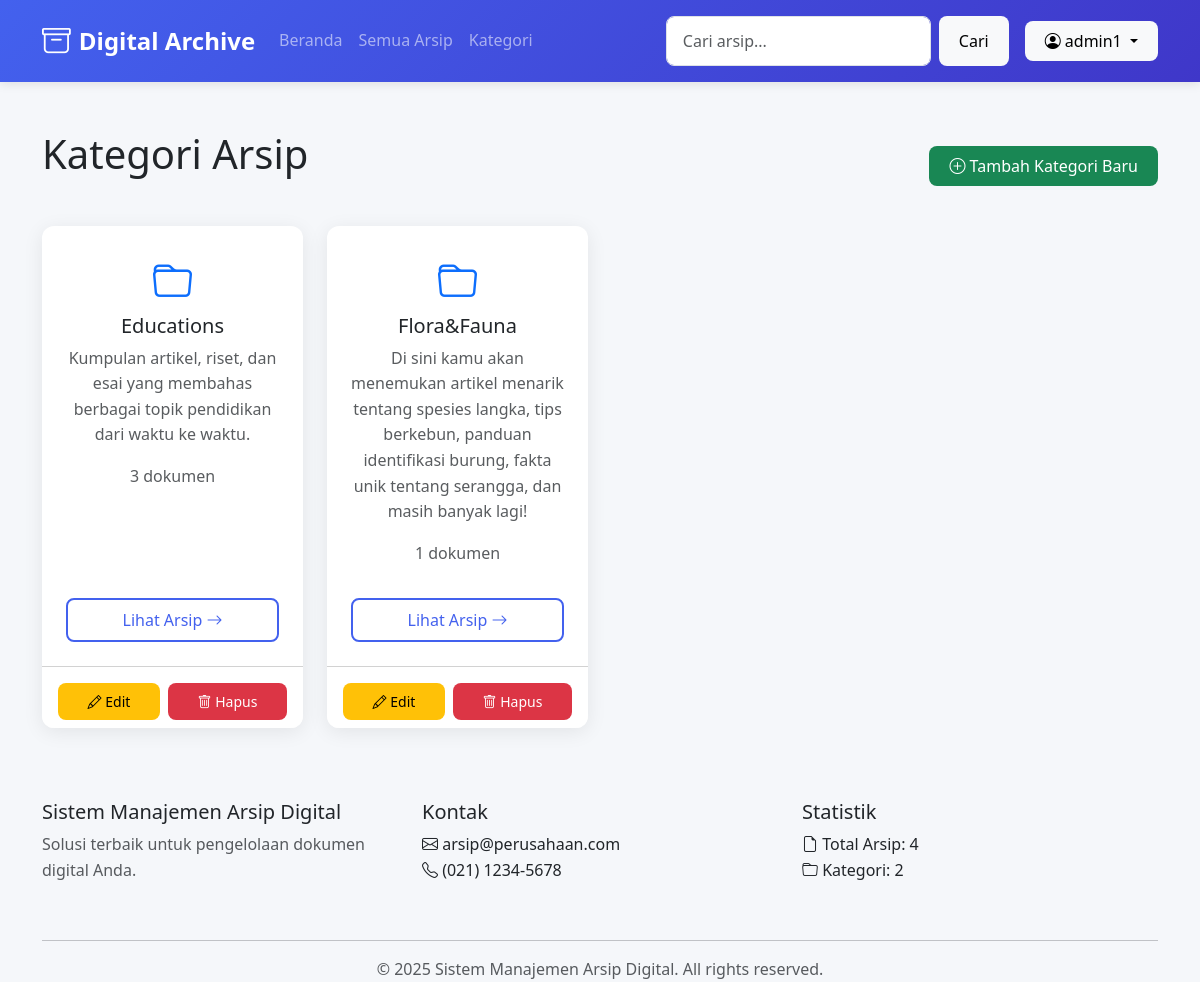
Page /kategori/ (signed in) on the committed database.
### arsip/models.py (models this page shows, shortened)
class Kategori(models.Model):
    nama = models.CharField(max_length=100, unique=True)
    deskripsi = models.TextField(blank=True, null=True)

### arsip/views.py (the view)
# urls.py: path('kategori/', views.kategori_list, name='kategori_list'),
def kategori_list(request):
    kategori = Kategori.objects.all().annotate(
        jumlah_arsip=Count('arsip')
    ).order_by('nama')
    return render(request, 'arsip/kategori_list.html', {
        'kategori_list': kategori
    })

### arsip/views.py (called while the page is built)
def statistik_context(request):
    from .models import Arsip, Kategori
    return {
        'total_arsip': Arsip.objects.count(),
        'total_kategori': Kategori.objects.count(),
    }

### arsip/templates/arsip/kategori_list.html (shortened to what this page needs)
{% extends "arsip/base_arsip.html" %}
{% load static %}
{% block content %}
{% if user.is_authenticated %}
<div class="d-flex justify-content-between align-items-center mb-4">
    <h1 class="mb-4">Kategori Arsip</h1>
    {% if user.profile.role == 'Admin' %}
    <a href="{% url 'arsip:tambah_kategori' %}" class="btn btn-success">
        <i class="bi bi-plus-circle"></i> Tambah Kategori Baru
    </a>
    {% endif %}
</div>
{% endif %}
<div class="row">
    {% for kategori in kategori_list %}
    <div class="col-md-3 mb-4">
        <div class="card text-center h-100">
            <div class="card-body d-flex flex-column justify-content-between">
                <div>
                    <i class="bi bi-folder text-primary fs-1 mb-3"></i>
                    <h5 class="card-title">{{ kategori.nama }}</h5>
                    <p class="card-text text-muted">{{ kategori.deskripsi }}</p>
                    <p class="text-muted">{{ kategori.jumlah_arsip }} dokumen</p>
                </div>
                <div class="mt-3">
                    <a href="{% url 'arsip:arsip_per_kategori' kategori.id %}" class="btn btn-outline-primary w-100">
                        Lihat Arsip <i class="bi bi-arrow-right"></i>
                    </a>
                </div>
            </div>
            {% if user.is_authenticated %}
            <div class="card-footer bg-white d-flex justify-content-center gap-2 pt-3">
              {% if user.profile.role == 'Admin' or user.profile.role == 'Editor' %}
                <a href="{% url 'arsip:edit_kategori' kategori.id %}" class="btn btn-warning btn-sm flex-grow-1">
                    <i class="bi bi-pencil"></i> Edit
                </a>
              {% endif %}
              {% if user.profile.role == 'Admin' %}
                <button type="button" class="btn btn-danger btn-sm flex-grow-1" data-bs-toggle="modal" data-bs-target="#confirmDeleteKategoriModal"
                        data-kategori-id="{{ kategori.id }}"
                        data-kategori-nama="{{ kategori.nama }}"
                        data-delete-url="{% url 'arsip:hapus_kategori' kategori.id %}">
                    <i class="bi bi-trash"></i> Hapus
                </button>
              {% endif %}
            </div>
            {% endif %}
        </div>
    </div>
    {% endfor %}
</div>
{% endblock %}

### arsip/templates/arsip/base_arsip.html (shortened to what this page needs)
<!DOCTYPE html>
<html lang="id">
<head>
    <link href="https://cdn.jsdelivr.net/npm/bootstrap@5.3.0/dist/css/bootstrap.min.css" rel="stylesheet">
    <link rel="stylesheet" href="https://cdn.jsdelivr.net/npm/bootstrap-icons@1.8.0/font/bootstrap-icons.css">
    {% load static %}
    <link rel="stylesheet" href="{% static 'style.css' %}">
</head>
<body>
    <nav class="navbar navbar-expand-lg navbar-dark bg-primary">
        <div class="container">
            <a class="navbar-brand" href="{% url 'arsip:beranda' %}">
                <i class="bi bi-archive"></i> Digital Archive
            </a>
            <div class="collapse navbar-collapse" id="navbarNav">
                <ul class="navbar-nav me-auto">
                    <li class="nav-item">
                        <a class="nav-link" href="{% url 'arsip:beranda' %}">Beranda</a>
                    </li>
                    <li class="nav-item">
                        <a class="nav-link" href="{% url 'arsip:daftar_arsip' %}">Semua Arsip</a>
                    </li>
                    <li class="nav-item">
                        <a class="nav-link" href="{% url 'arsip:kategori_list' %}">Kategori</a>
                    </li>
                </ul>
                <form class="d-flex me-2" action="{% url 'arsip:cari_arsip' %}" method="get">
                    <input type="text" class="form-control me-2" name="q" value="{{ query }}" placeholder="Cari arsip...">
                    <button class="btn btn-light me-2" type="submit">Cari</button>
                </form>
                {% if user.is_authenticated %}
                <div class="dropdown">
                    <button class="btn btn-light dropdown-toggle" type="button" id="dropdownMenuButton"
                        data-bs-toggle="dropdown">
                        <i class="bi bi-person-circle"></i> {{ user.username }}
                    </button>
                </div>
                {% else %}
                <a href="{% url 'arsip:login' %}" class="btn btn-light me-2">Login</a>
                {% endif %}
            </div>
        </div>
    </nav>
    <main class="container my-5">
        {% block content %}{% endblock %}
    </main>
    <footer class="footer">
        <div class="container">
            <div class="row">
                <div class="col-md-4 mb-4">
                    <h5>Sistem Manajemen Arsip Digital</h5>
                    <p class="text-muted">Solusi terbaik untuk pengelolaan dokumen digital Anda.</p>
                </div>
                <div class="col-md-4 mb-4">
                    <h5>Kontak</h5>
                    <ul class="list-unstyled">
                        <li><i class="bi bi-envelope"></i> arsip@perusahaan.com</li>
                        <li><i class="bi bi-telephone"></i> (021) 1234-5678</li>
                    </ul>
                </div>
                <div class="col-md-4 mb-4">
                    <h5>Statistik</h5>
                    <ul class="list-unstyled">
                        <li><i class="bi bi-file-earmark"></i> Total Arsip: {{ total_arsip|default:'0' }}</li>
                        <li><i class="bi bi-folder"></i> Kategori: {{ total_kategori|default:'0' }}</li>
                    </ul>
                </div>
            </div>
            <hr>
            <div class="text-center text-muted">
                &copy; {% now "Y" %} Sistem Manajemen Arsip Digital. All rights reserved.
            </div>
        </div>
    </footer>
</body>
</html>

### static/style.css (style rules this page uses)
:root { --primary: #4361ee; --primary-dark: #3a56d4; --secondary: #3f37c9; --success: #4cc9f0; --danger: #f72585; --warning: #f8961e; --light: #f8f9fa; --dark: #212529; --gray: #6c757d; --bg-color: #f5f7fa; --card-shadow: 0 4px 20px rgba(0, 0, 0, 0.08); }
body { font-family: 'Segoe UI', system-ui, -apple-system, sans-serif; background-color: var(--bg-color); color: var(--dark); line-height: 1.6; min-height: 100vh; display: flex; flex-direction: column; }
.navbar { background: linear-gradient(135deg, var(--primary), var(--secondary)); box-shadow: 0 2px 10px rgba(0, 0, 0, 0.1); padding: 0.8rem 1rem; }
.navbar-brand { font-weight: 700; font-size: 1.5rem; display: flex; align-items: center; gap: 0.5rem; }
.navbar-brand i { font-size: 1.8rem; }
.nav-link { font-weight: 500; padding: 0.5rem 1rem; border-radius: 0.5rem; transition: all 0.3s ease; }
.card { border: none; border-radius: 0.75rem; box-shadow: var(--card-shadow); transition: transform 0.3s ease, box-shadow 0.3s ease; overflow: hidden; }
.card-body { padding: 1.5rem; }
.btn { border-radius: 0.5rem; padding: 0.5rem 1.25rem; font-weight: 500; transition: all 0.3s ease; border: none; }
.btn-outline-primary { border: 2px solid var(--primary); color: var(--primary); }
.form-control { border-radius: 0.5rem; padding: 0.75rem 1rem; border: 1px solid #dee2e6; transition: border-color 0.3s ease, box-shadow 0.3s ease; }
.form-control { width: 100%; padding: 0.75rem 1rem; border: 1px solid #dee2e6; border-radius: 0.5rem; transition: all 0.3s ease; font-size: 1rem; line-height: 1.5; }

### rows in the picture
Kategori: nama "Educations", deskripsi "Kumpulan artikel, riset, dan esai yang membahas berbagai topik pendidikan dari waktu ke waktu.", jumlah_arsip "3"
Kategori: nama "Flora&Fauna", deskripsi "Di sini kamu akan menemukan artikel menarik tentang spesies langka, tips berkebun, panduan identifikasi burung, fakta unik tentang serangga, dan masih banyak lagi!", jumlah_arsip "1"

### other values in the picture
{{ user.username }} "admin1"
{{ total_arsip|default:'0' }} "4"
{{ total_kategori|default:'0' }} "2"
